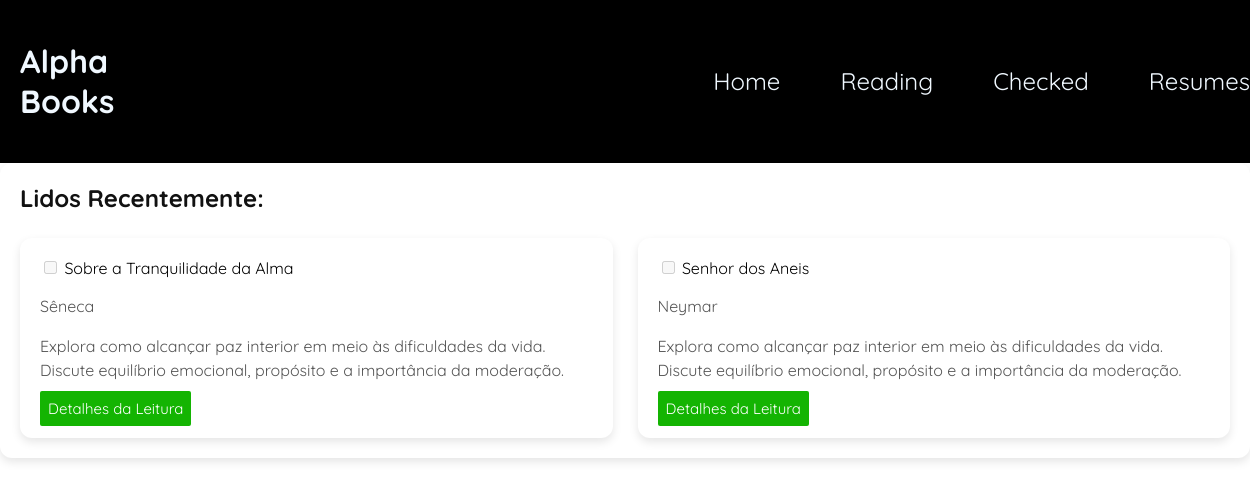
The page / on the database its author committed.
### app/models.py (models this page shows)
class Books(Base):
    __tablename__ = "books"
    id = Column(Integer, primary_key=True, index=True)
    title = Column(String, nullable=False)
    author = Column(String, nullable=False)
    year = Column(String)
    description = Column(String)
    page = Column(Integer, default=0)
    read = Column(Boolean, default=False)

### app/routes/book_router.py (the view)
@router.get("/", response_class=HTMLResponse)
async def page_books(request: Request, db:Session=Depends(get_db)):
    books = db.query(Books).all()
    return templates.TemplateResponse("home.html", {
        "request":request,
        "books":books
    })

### app/view/templates/home.html (shortened to what this page needs)
<!doctype html>
<html lang="en">
  <head>
    <link rel="stylesheet" href="/static/css/home.css" />
  </head>
  <body>
    <div class="header">
      <h1>Alpha Books</h1>
      <nav>
        <ul>
          <li><a href="">Home</a></li>
          <li><a href="">Reading</a></li>
          <li><a href="">Checked</a></li>
          <li><a href="">Resumes</a></li>
        </ul>
      </nav>
    </div>
    <main class="books">
      <h2>Lidos Recentemente:</h2>
      <section>
        {% if books %} {% for book in books %}
        <div class="books">
          <label>
            <input
              type="checkbox"
              disabled
            />
            <span class="{% if book.read %}read{% endif %}"
              >{{ book.title }}</span
            >
          </label>
          <p>{{book.author}}</p>
          <p>{{book.description}}</p>
          <a href="/books/{{ book.id }}" class="botom">Detalhes da Leitura </a>
        </div>
        {% endfor %} {% else %}
        <p>Nenhum livro adicionado ainda.</p>
        {% endif %}
      </section>
    </main>
  </body>
</html>

### app/view/static/css/home.css (style rules this page uses)
* { font-family: "Quicksand", sans-serif; }
body { margin: auto; }
.header { display: flex; width: 100%; background-color: black; color: aliceblue; padding: 20px; justify-content: flex-start; align-items: center; }
.header li { font-size: 24px; padding: 20px; }
.header ul { list-style: none; display: flex; gap: 20px; padding-left: 500px; margin: 0; }
.header a { text-decoration: none; color: aliceblue; }
main { padding: 40px; }
main h2 { margin-bottom: 25px; color: #222; }
section { display: grid; grid-template-columns: repeat(auto-fit, minmax(250px, 1fr)); gap: 25px; }
.books { background-color: white; padding: 20px; border-radius: 12px; box-shadow: 0 4px 10px rgba(0, 0, 0, 0.1); transition: 0.3s; }
.books h2 { margin-top: 0; color: #111; }
.books p { color: #555; line-height: 1.5; }
.botom { background-color: #14b402; border-radius: 2px; text-decoration: none; font-size: 200px; color: #fff; font-size: 15px; padding-top: 8px; padding-bottom: 8px; padding-left: 8px; padding-right: 8px; }

### rows shown on the page
Books: title "Sobre a Tranquilidade da Alma", author "Sêneca", description "Explora como alcançar paz interior em meio às dificuldades da vida. Discute equilíbrio emocional, propósito e a importância da moderação."
Books: title "Senhor dos Aneis", author "Neymar", description "Explora como alcançar paz interior em meio às dificuldades da vida. Discute equilíbrio emocional, propósito e a importância da moderação."
